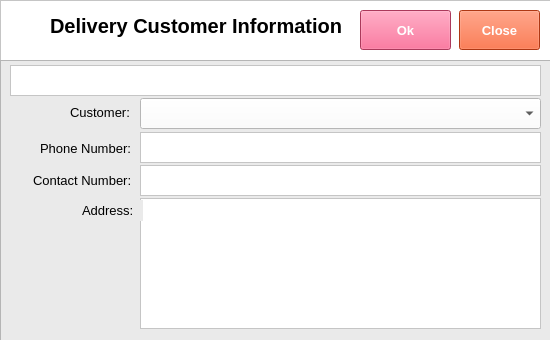
<?xml version="1.0" encoding="UTF-8"?>
<ui version="4.0">
 <class>Form</class>
 <widget class="QWidget" name="Form">
  <property name="geometry">
   <rect>
    <x>0</x>
    <y>0</y>
    <width>550</width>
    <height>340</height>
   </rect>
  </property>
  <property name="windowTitle">
   <string>Form</string>
  </property>
  <widget class="QFrame" name="frame">
   <property name="geometry">
    <rect>
     <x>0</x>
     <y>0</y>
     <width>701</width>
     <height>61</height>
    </rect>
   </property>
   <property name="styleSheet">
    <string notr="true">background-color: rgb(255, 255, 255);</string>
   </property>
   <property name="frameShape">
    <enum>QFrame::StyledPanel</enum>
   </property>
   <property name="frameShadow">
    <enum>QFrame::Raised</enum>
   </property>
   <widget class="QLabel" name="label">
    <property name="geometry">
     <rect>
      <x>10</x>
      <y>10</y>
      <width>35</width>
      <height>35</height>
     </rect>
    </property>
    <property name="text">
     <string/>
    </property>
    <property name="pixmap">
     <pixmap>../../Documents/GitHub/python-pos/img/POS.png</pixmap>
    </property>
    <property name="scaledContents">
     <bool>true</bool>
    </property>
   </widget>
   <widget class="QLabel" name="label_2">
    <property name="geometry">
     <rect>
      <x>50</x>
      <y>10</y>
      <width>301</width>
      <height>31</height>
     </rect>
    </property>
    <property name="font">
     <font>
      <family>Segoe UI</family>
      <pointsize>15</pointsize>
      <weight>75</weight>
      <bold>true</bold>
     </font>
    </property>
    <property name="text">
     <string>Delivery Customer Information</string>
    </property>
   </widget>
   <widget class="QPushButton" name="pushButtonOk">
    <property name="geometry">
     <rect>
      <x>360</x>
      <y>10</y>
      <width>91</width>
      <height>40</height>
     </rect>
    </property>
    <property name="font">
     <font>
      <family>Segoe UI</family>
      <pointsize>10</pointsize>
      <weight>75</weight>
      <bold>true</bold>
     </font>
    </property>
    <property name="styleSheet">
     <string notr="true">background-color: rgb(240, 80, 128);
color: rgb(255, 255, 255);</string>
    </property>
    <property name="text">
     <string>Ok</string>
    </property>
   </widget>
   <widget class="QPushButton" name="pushButtonClose">
    <property name="geometry">
     <rect>
      <x>459</x>
      <y>10</y>
      <width>81</width>
      <height>40</height>
     </rect>
    </property>
    <property name="font">
     <font>
      <family>Segoe UI</family>
      <pointsize>10</pointsize>
      <weight>75</weight>
      <bold>true</bold>
     </font>
    </property>
    <property name="styleSheet">
     <string notr="true">background-color: rgb(243, 79, 28);
color: rgb(255, 255, 255);</string>
    </property>
    <property name="text">
     <string>Close</string>
    </property>
   </widget>
  </widget>
  <widget class="QFrame" name="frame_2">
   <property name="geometry">
    <rect>
     <x>0</x>
     <y>60</y>
     <width>701</width>
     <height>441</height>
    </rect>
   </property>
   <property name="styleSheet">
    <string notr="true">background-color: rgb(234, 234, 234);</string>
   </property>
   <property name="frameShape">
    <enum>QFrame::StyledPanel</enum>
   </property>
   <property name="frameShadow">
    <enum>QFrame::Raised</enum>
   </property>
   <widget class="QTextEdit" name="textEditCustomerCode">
    <property name="geometry">
     <rect>
      <x>10</x>
      <y>5</y>
      <width>531</width>
      <height>31</height>
     </rect>
    </property>
    <property name="font">
     <font>
      <family>Segoe UI</family>
      <pointsize>10</pointsize>
     </font>
    </property>
    <property name="styleSheet">
     <string notr="true">background-color: rgb(255, 255, 255);
color: rgb(0, 0, 0);</string>
    </property>
   </widget>
   <widget class="QLabel" name="label_6">
    <property name="geometry">
     <rect>
      <x>70</x>
      <y>42</y>
      <width>61</width>
      <height>21</height>
     </rect>
    </property>
    <property name="font">
     <font>
      <family>Segoe UI</family>
      <pointsize>10</pointsize>
     </font>
    </property>
    <property name="text">
     <string>Customer:</string>
    </property>
   </widget>
   <widget class="QTextEdit" name="textEditPhonNumber">
    <property name="geometry">
     <rect>
      <x>140</x>
      <y>72</y>
      <width>401</width>
      <height>31</height>
     </rect>
    </property>
    <property name="styleSheet">
     <string notr="true">background-color: rgb(255, 255, 255);
color: rgb(0, 0, 0);</string>
    </property>
   </widget>
   <widget class="QLabel" name="label_9">
    <property name="geometry">
     <rect>
      <x>40</x>
      <y>78</y>
      <width>91</width>
      <height>21</height>
     </rect>
    </property>
    <property name="font">
     <font>
      <family>Segoe UI</family>
      <pointsize>10</pointsize>
     </font>
    </property>
    <property name="text">
     <string>Phone Number:</string>
    </property>
   </widget>
   <widget class="QLabel" name="label_10">
    <property name="geometry">
     <rect>
      <x>33</x>
      <y>110</y>
      <width>101</width>
      <height>21</height>
     </rect>
    </property>
    <property name="font">
     <font>
      <family>Segoe UI</family>
      <pointsize>10</pointsize>
     </font>
    </property>
    <property name="text">
     <string>Contact Number:</string>
    </property>
   </widget>
   <widget class="QTextEdit" name="textEditContactNumber">
    <property name="geometry">
     <rect>
      <x>140</x>
      <y>105</y>
      <width>401</width>
      <height>31</height>
     </rect>
    </property>
    <property name="styleSheet">
     <string notr="true">background-color: rgb(255, 255, 255);
color: rgb(0, 0, 0);</string>
    </property>
   </widget>
   <widget class="QTextEdit" name="textEditAddress">
    <property name="geometry">
     <rect>
      <x>140</x>
      <y>138</y>
      <width>401</width>
      <height>131</height>
     </rect>
    </property>
    <property name="styleSheet">
     <string notr="true">background-color: rgb(255, 255, 255);
color: rgb(0, 0, 0);</string>
    </property>
   </widget>
   <widget class="QLabel" name="label_11">
    <property name="geometry">
     <rect>
      <x>82</x>
      <y>140</y>
      <width>61</width>
      <height>21</height>
     </rect>
    </property>
    <property name="font">
     <font>
      <family>Segoe UI</family>
      <pointsize>10</pointsize>
     </font>
    </property>
    <property name="text">
     <string>Address:</string>
    </property>
   </widget>
   <widget class="QComboBox" name="comboBoxCustomer">
    <property name="geometry">
     <rect>
      <x>140</x>
      <y>38</y>
      <width>401</width>
      <height>31</height>
     </rect>
    </property>
    <property name="styleSheet">
     <string notr="true">background-color: rgb(255, 255, 255);
color: rgb(0, 0, 0);</string>
    </property>
   </widget>
  </widget>
 </widget>
 <resources/>
 <connections/>
</ui>
